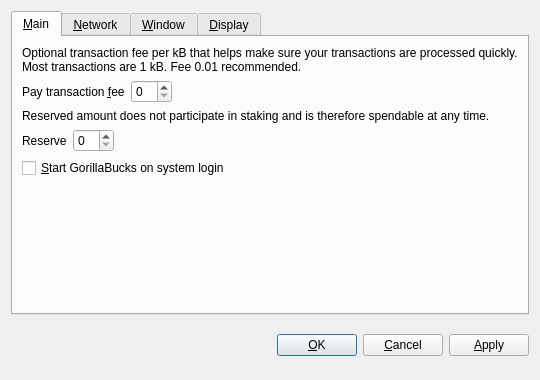
<?xml version="1.0" encoding="UTF-8"?>
<ui version="4.0">
 <class>OptionsDialog</class>
 <widget class="QDialog" name="OptionsDialog">
  <property name="geometry">
   <rect>
    <x>0</x>
    <y>0</y>
    <width>540</width>
    <height>380</height>
   </rect>
  </property>
  <property name="windowTitle">
   <string>Options</string>
  </property>
  <property name="modal">
   <bool>true</bool>
  </property>
  <layout class="QVBoxLayout" name="verticalLayout">
   <item>
    <widget class="QTabWidget" name="tabWidget">
     <property name="tabPosition">
      <enum>QTabWidget::North</enum>
     </property>
     <property name="currentIndex">
      <number>0</number>
     </property>
     <widget class="QWidget" name="tabMain">
      <attribute name="title">
       <string>&amp;Main</string>
      </attribute>
      <layout class="QVBoxLayout" name="verticalLayout_Main">
       <item>
        <widget class="QLabel" name="transactionFeeInfoLabel">
         <property name="text">
          <string>Optional transaction fee per kB that helps make sure your transactions are processed quickly. Most transactions are 1 kB. Fee 0.01 recommended.</string>
         </property>
         <property name="textFormat">
          <enum>Qt::PlainText</enum>
         </property>
         <property name="wordWrap">
          <bool>true</bool>
         </property>
        </widget>
       </item>
       <item>
        <layout class="QHBoxLayout" name="horizontalLayoutFee">
         <item>
          <widget class="QLabel" name="transactionFeeLabel">
           <property name="text">
            <string>Pay transaction &amp;fee</string>
           </property>
           <property name="textFormat">
            <enum>Qt::PlainText</enum>
           </property>
           <property name="buddy">
            <cstring>transactionFee</cstring>
           </property>
          </widget>
         </item>
         <item>
          <widget class="BitcoinAmountField" name="transactionFee"/>
         </item>
         <item>
          <spacer name="horizontalSpacerFee">
           <property name="orientation">
            <enum>Qt::Horizontal</enum>
           </property>
           <property name="sizeHint" stdset="0">
            <size>
             <width>40</width>
             <height>20</height>
            </size>
           </property>
          </spacer>
         </item>
        </layout>
       </item>
       <item>
        <widget class="QLabel" name="reserveBalanceInfoLabel">
         <property name="text">
          <string>Reserved amount does not participate in staking and is therefore spendable at any time.</string>
         </property>
         <property name="textFormat">
          <enum>Qt::PlainText</enum>
         </property>
         <property name="wordWrap">
          <bool>true</bool>
         </property>
        </widget>
       </item>
       <item>
        <layout class="QHBoxLayout" name="horizontalLayoutReserveBalance">
         <item>
          <widget class="QLabel" name="reserveBalanceLabel">
           <property name="text">
            <string>Reserve</string>
           </property>
           <property name="textFormat">
            <enum>Qt::PlainText</enum>
           </property>
           <property name="buddy">
            <cstring>reserveBalance</cstring>
           </property>
          </widget>
         </item>
         <item>
          <widget class="BitcoinAmountField" name="reserveBalance"/>
         </item>
         <item>
          <spacer name="horizontalSpacerReserveBalance">
           <property name="orientation">
            <enum>Qt::Horizontal</enum>
           </property>
           <property name="sizeHint" stdset="0">
            <size>
             <width>40</width>
             <height>20</height>
            </size>
           </property>
          </spacer>
         </item>
        </layout>
       </item>
       <item>
        <widget class="QCheckBox" name="bitcoinAtStartup">
         <property name="toolTip">
          <string>Automatically start GorillaBucks after logging in to the system.</string>
         </property>
         <property name="text">
          <string>&amp;Start GorillaBucks on system login</string>
         </property>
        </widget>
       </item>
       <item>
        <spacer name="verticalSpacer_Main">
         <property name="orientation">
          <enum>Qt::Vertical</enum>
         </property>
         <property name="sizeHint" stdset="0">
          <size>
           <width>20</width>
           <height>40</height>
          </size>
         </property>
        </spacer>
       </item>
      </layout>
     </widget>
     <widget class="QWidget" name="tabNetwork">
      <attribute name="title">
       <string>&amp;Network</string>
      </attribute>
      <layout class="QVBoxLayout" name="verticalLayout_Network">
       <item>
        <widget class="QCheckBox" name="mapPortUpnp">
         <property name="toolTip">
          <string>Automatically open the GorillaBucks client port on the router. This only works when your router supports UPnP and it is enabled.</string>
         </property>
         <property name="text">
          <string>Map port using &amp;UPnP</string>
         </property>
        </widget>
       </item>
       <item>
        <widget class="QCheckBox" name="connectSocks">
         <property name="toolTip">
          <string>Connect to the GorillaBucks network through a SOCKS5 proxy (e.g. when connecting through Tor).</string>
         </property>
         <property name="text">
          <string>&amp;Connect through SOCKS5 proxy:</string>
         </property>
        </widget>
       </item>
       <item>
        <layout class="QHBoxLayout" name="horizontalLayout_Network">
         <item>
          <widget class="QLabel" name="proxyIpLabel">
           <property name="text">
            <string>Proxy &amp;IP:</string>
           </property>
           <property name="textFormat">
            <enum>Qt::PlainText</enum>
           </property>
           <property name="buddy">
            <cstring>proxyIp</cstring>
           </property>
          </widget>
         </item>
         <item>
          <widget class="QValidatedLineEdit" name="proxyIp">
           <property name="maximumSize">
            <size>
             <width>140</width>
             <height>16777215</height>
            </size>
           </property>
           <property name="toolTip">
            <string>IP address of the proxy (e.g. 127.0.0.1)</string>
           </property>
          </widget>
         </item>
         <item>
          <widget class="QLabel" name="proxyPortLabel">
           <property name="text">
            <string>&amp;Port:</string>
           </property>
           <property name="textFormat">
            <enum>Qt::PlainText</enum>
           </property>
           <property name="buddy">
            <cstring>proxyPort</cstring>
           </property>
          </widget>
         </item>
         <item>
          <widget class="QLineEdit" name="proxyPort">
           <property name="maximumSize">
            <size>
             <width>55</width>
             <height>16777215</height>
            </size>
           </property>
           <property name="toolTip">
            <string>Port of the proxy (e.g. 9050)</string>
           </property>
          </widget>
         </item>
         <item>
          <spacer name="horizontalSpacer_Network">
           <property name="orientation">
            <enum>Qt::Horizontal</enum>
           </property>
           <property name="sizeHint" stdset="0">
            <size>
             <width>40</width>
             <height>20</height>
            </size>
           </property>
          </spacer>
         </item>
        </layout>
       </item>
       <item>
        <spacer name="verticalSpacer_Network">
         <property name="orientation">
          <enum>Qt::Vertical</enum>
         </property>
         <property name="sizeHint" stdset="0">
          <size>
           <width>20</width>
           <height>40</height>
          </size>
         </property>
        </spacer>
       </item>
      </layout>
     </widget>
     <widget class="QWidget" name="tabWindow">
      <attribute name="title">
       <string>&amp;Window</string>
      </attribute>
      <layout class="QVBoxLayout" name="verticalLayout_Window">
       <item>
        <widget class="QCheckBox" name="minimizeToTray">
         <property name="toolTip">
          <string>Show only a tray icon after minimizing the window.</string>
         </property>
         <property name="text">
          <string>&amp;Minimize to the tray instead of the taskbar</string>
         </property>
        </widget>
       </item>
       <item>
        <widget class="QCheckBox" name="minimizeOnClose">
         <property name="toolTip">
          <string>Minimize instead of exit the application when the window is closed. When this option is enabled, the application will be closed only after selecting Quit in the menu.</string>
         </property>
         <property name="text">
          <string>M&amp;inimize on close</string>
         </property>
        </widget>
       </item>
       <item>
        <spacer name="verticalSpacer_Window">
         <property name="orientation">
          <enum>Qt::Vertical</enum>
         </property>
         <property name="sizeHint" stdset="0">
          <size>
           <width>20</width>
           <height>40</height>
          </size>
         </property>
        </spacer>
       </item>
      </layout>
     </widget>
     <widget class="QWidget" name="tabDisplay">
      <attribute name="title">
       <string>&amp;Display</string>
      </attribute>
      <layout class="QVBoxLayout" name="verticalLayout_Display">
       <item>
        <layout class="QHBoxLayout" name="horizontalLayout_1_Display">
         <item>
          <widget class="QLabel" name="langLabel">
           <property name="text">
            <string>User Interface &amp;language:</string>
           </property>
           <property name="textFormat">
            <enum>Qt::PlainText</enum>
           </property>
           <property name="buddy">
            <cstring>lang</cstring>
           </property>
          </widget>
         </item>
         <item>
          <widget class="QValueComboBox" name="lang">
           <property name="toolTip">
            <string>The user interface language can be set here. This setting will take effect after restarting GorillaBucks.</string>
           </property>
          </widget>
         </item>
        </layout>
       </item>
       <item>
        <layout class="QHBoxLayout" name="horizontalLayout_2_Display">
         <item>
          <widget class="QLabel" name="unitLabel">
           <property name="text">
            <string>&amp;Unit to show amounts in:</string>
           </property>
           <property name="textFormat">
            <enum>Qt::PlainText</enum>
           </property>
           <property name="buddy">
            <cstring>unit</cstring>
           </property>
          </widget>
         </item>
         <item>
          <widget class="QValueComboBox" name="unit">
           <property name="toolTip">
            <string>Choose the default subdivision unit to show in the interface and when sending coins.</string>
           </property>
          </widget>
         </item>
        </layout>
       </item>
       <item>
        <widget class="QCheckBox" name="coinControlFeatures">
         <property name="toolTip">
          <string>Whether to show coin control features or not.</string>
         </property>
         <property name="text">
          <string>Display coin &amp;control features (experts only!)</string>
         </property>
        </widget>
       </item>
       <item>
        <widget class="QCheckBox" name="minimizeCoinAge">
         <property name="toolTip">
          <string>Whether to select the coin outputs randomly or with minimal coin age.</string>
         </property>
         <property name="text">
          <string>Minimize weight consumption (experimental)</string>
         </property>
        </widget>
       </item>
       <item>
        <widget class="QCheckBox" name="useBlackTheme">
         <property name="text">
          <string>Use black visual theme (requires restart)</string>
         </property>
        </widget>
       </item>
       <item>
        <spacer name="verticalSpacer_Display">
         <property name="orientation">
          <enum>Qt::Vertical</enum>
         </property>
         <property name="sizeHint" stdset="0">
          <size>
           <width>20</width>
           <height>40</height>
          </size>
         </property>
        </spacer>
       </item>
      </layout>
     </widget>
    </widget>
   </item>
   <item>
    <layout class="QHBoxLayout" name="horizontalLayout_Buttons">
     <item>
      <spacer name="horizontalSpacer_1">
       <property name="orientation">
        <enum>Qt::Horizontal</enum>
       </property>
       <property name="sizeHint" stdset="0">
        <size>
         <width>40</width>
         <height>48</height>
        </size>
       </property>
      </spacer>
     </item>
     <item>
      <widget class="QLabel" name="statusLabel">
       <property name="font">
        <font>
         <weight>75</weight>
         <bold>true</bold>
        </font>
       </property>
       <property name="text">
        <string/>
       </property>
       <property name="textFormat">
        <enum>Qt::PlainText</enum>
       </property>
       <property name="wordWrap">
        <bool>true</bool>
       </property>
      </widget>
     </item>
     <item>
      <spacer name="horizontalSpacer_2">
       <property name="orientation">
        <enum>Qt::Horizontal</enum>
       </property>
       <property name="sizeHint" stdset="0">
        <size>
         <width>40</width>
         <height>48</height>
        </size>
       </property>
      </spacer>
     </item>
     <item>
      <widget class="QPushButton" name="okButton">
       <property name="text">
        <string>&amp;OK</string>
       </property>
      </widget>
     </item>
     <item>
      <widget class="QPushButton" name="cancelButton">
       <property name="text">
        <string>&amp;Cancel</string>
       </property>
       <property name="autoDefault">
        <bool>false</bool>
       </property>
      </widget>
     </item>
     <item>
      <widget class="QPushButton" name="applyButton">
       <property name="text">
        <string>&amp;Apply</string>
       </property>
       <property name="autoDefault">
        <bool>false</bool>
       </property>
      </widget>
     </item>
    </layout>
   </item>
  </layout>
 </widget>
 <customwidgets>
  <customwidget>
   <class>BitcoinAmountField</class>
   <extends>QSpinBox</extends>
   <header>bitcoinamountfield.h</header>
  </customwidget>
  <customwidget>
   <class>QValueComboBox</class>
   <extends>QComboBox</extends>
   <header>qvaluecombobox.h</header>
  </customwidget>
  <customwidget>
   <class>QValidatedLineEdit</class>
   <extends>QLineEdit</extends>
   <header>qvalidatedlineedit.h</header>
  </customwidget>
 </customwidgets>
 <resources/>
 <connections/>
</ui>
